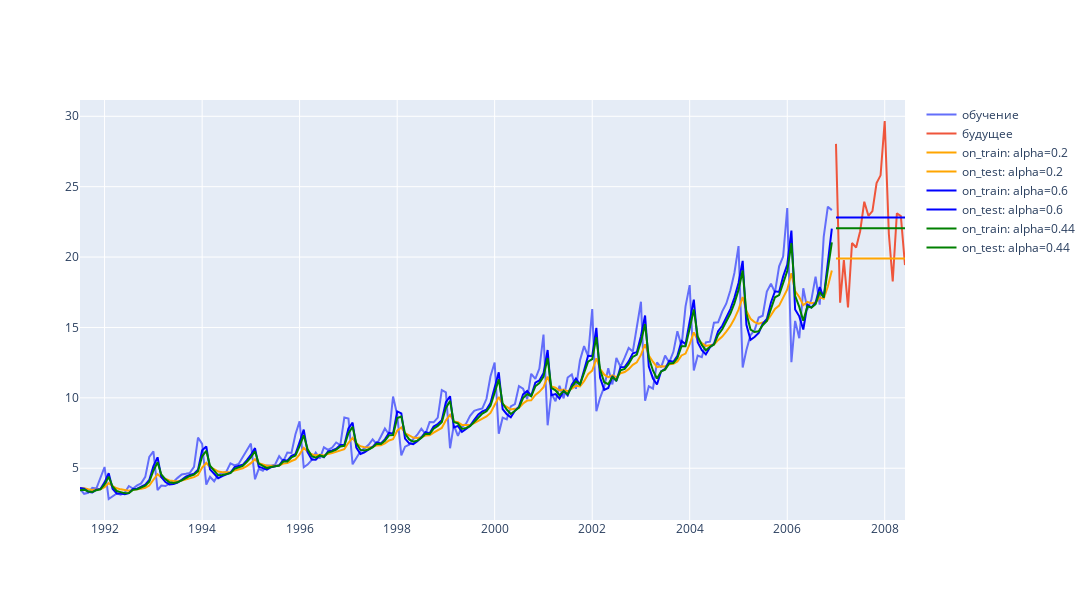

Here is the notebook cell this chart was saved with:
### Code cell
# # make gpraph bigger in size
# fig = go.Figure(layout=go.Layout(
#         height=600,
#         width=1400
#     ))
# fig.add_trace(go.Scatter(x=train_data.index, y=list(train_data), 
#                          mode='lines', name='обучение'))

# fig.add_trace(go.Scatter(x=predict_data.index, y=list(predict_data), 
#                          mode='lines', name='будущее'))


# # plot predictions
# for index in [1, 2, 3]:
#     on_train = fit_models[index - 1].fittedvalues
#     on_test = fcast[index - 1]

#     for dataset, dataset_str in zip([on_train, on_test], ['on_train', 'on_test']):

#         fig.add_trace(go.Scatter(
#             x=dataset.index, y=list(dataset), line=dict(color=colors[index-1]),
#             mode='lines', name= dataset_str + ": " + labels[index - 1]
#         ))


# fig.show()

# # todo: сделать график по-больше

### Figure 1 — Plotly figure (JSON) as saved in the notebook; plotly's stock layout.template omitted (floating-point values rounded to 4 significant figures; data arrays with more than 128 entries replaced by an {"elided": "..."} marker saying what was removed)
{"data": [{"mode": "lines", "name": "обучение", "type": "scatter", "x": {"elided": "186 str values"}, "y": {"elided": "186 float values"}}, {"mode": "lines", "name": "будущее", "type": "scatter", "x": ["2007-01-01T00:00:00", "2007-02-01T00:00:00", "2007-03-01T00:00:00", "2007-04-01T00:00:00", "2007-05-01T00:00:00", "2007-06-01T00:00:00", "2007-07-01T00:00:00", "2007-08-01T00:00:00", "2007-09-01T00:00:00", "2007-10-01T00:00:00", "2007-11-01T00:00:00", "2007-12-01T00:00:00", "2008-01-01T00:00:00", "2008-02-01T00:00:00", "2008-03-01T00:00:00", "2008-04-01T00:00:00", "2008-05-01T00:00:00", "2008-06-01T00:00:00"], "y": [28.04, 16.76, 19.79, 16.43, 21.0, 20.68, 21.83, 23.93, 22.93, 23.26, 25.25, 25.81, 29.67, 21.65, 18.26, 23.11, 22.91, 19.43]}, {"line": {"color": "orange"}, "mode": "lines", "name": "on_train: alpha=0.2", "type": "scatter", "x": {"elided": "186 str values"}, "y": {"elided": "186 float values"}}, {"line": {"color": "orange"}, "mode": "lines", "name": "on_test: alpha=0.2", "type": "scatter", "x": ["2007-01-01T00:00:00", "2007-02-01T00:00:00", "2007-03-01T00:00:00", "2007-04-01T00:00:00", "2007-05-01T00:00:00", "2007-06-01T00:00:00", "2007-07-01T00:00:00", "2007-08-01T00:00:00", "2007-09-01T00:00:00", "2007-10-01T00:00:00", "2007-11-01T00:00:00", "2007-12-01T00:00:00", "2008-01-01T00:00:00", "2008-02-01T00:00:00", "2008-03-01T00:00:00", "2008-04-01T00:00:00", "2008-05-01T00:00:00", "2008-06-01T00:00:00"], "y": [19.9, 19.9, 19.9, 19.9, 19.9, 19.9, 19.9, 19.9, 19.9, 19.9, 19.9, 19.9, 19.9, 19.9, 19.9, 19.9, 19.9, 19.9]}, {"line": {"color": "blue"}, "mode": "lines", "name": "on_train: alpha=0.6", "type": "scatter", "x": {"elided": "186 str values"}, "y": {"elided": "186 float values"}}, {"line": {"color": "blue"}, "mode": "lines", "name": "on_test: alpha=0.6", "type": "scatter", "x": ["2007-01-01T00:00:00", "2007-02-01T00:00:00", "2007-03-01T00:00:00", "2007-04-01T00:00:00", "2007-05-01T00:00:00", "2007-06-01T00:00:00", "2007-07-01T00:00:00", "2007-08-01T00:00:00", "2007-09-01T00:00:00", "2007-10-01T00:00:00", "2007-11-01T00:00:00", "2007-12-01T00:00:00", "2008-01-01T00:00:00", "2008-02-01T00:00:00", "2008-03-01T00:00:00", "2008-04-01T00:00:00", "2008-05-01T00:00:00", "2008-06-01T00:00:00"], "y": [22.81, 22.81, 22.81, 22.81, 22.81, 22.81, 22.81, 22.81, 22.81, 22.81, 22.81, 22.81, 22.81, 22.81, 22.81, 22.81, 22.81, 22.81]}, {"line": {"color": "green"}, "mode": "lines", "name": "on_train: alpha=0.44", "type": "scatter", "x": {"elided": "186 str values"}, "y": {"elided": "186 float values"}}, {"line": {"color": "green"}, "mode": "lines", "name": "on_test: alpha=0.44", "type": "scatter", "x": ["2007-01-01T00:00:00", "2007-02-01T00:00:00", "2007-03-01T00:00:00", "2007-04-01T00:00:00", "2007-05-01T00:00:00", "2007-06-01T00:00:00", "2007-07-01T00:00:00", "2007-08-01T00:00:00", "2007-09-01T00:00:00", "2007-10-01T00:00:00", "2007-11-01T00:00:00", "2007-12-01T00:00:00", "2008-01-01T00:00:00", "2008-02-01T00:00:00", "2008-03-01T00:00:00", "2008-04-01T00:00:00", "2008-05-01T00:00:00", "2008-06-01T00:00:00"], "y": [22.05, 22.05, 22.05, 22.05, 22.05, 22.05, 22.05, 22.05, 22.05, 22.05, 22.05, 22.05, 22.05, 22.05, 22.05, 22.05, 22.05, 22.05]}], "layout": {"height": 600, "width": 1400}}
